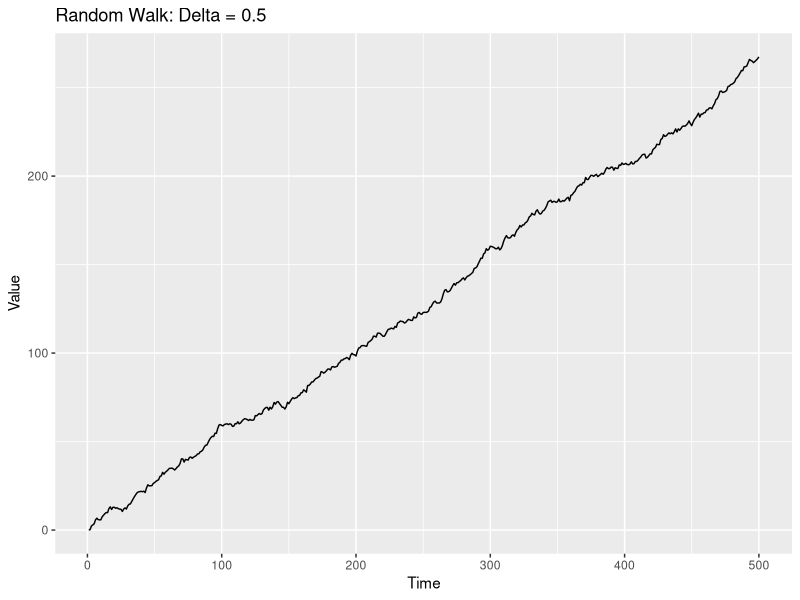
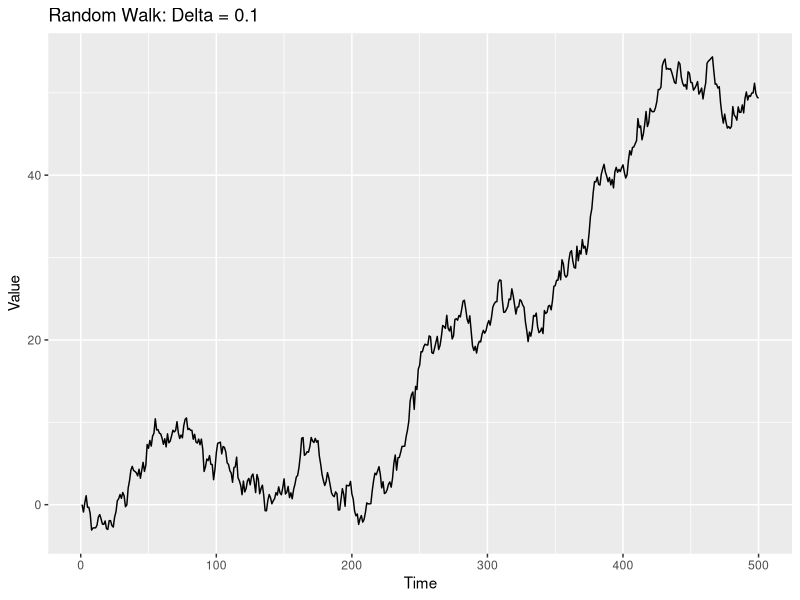
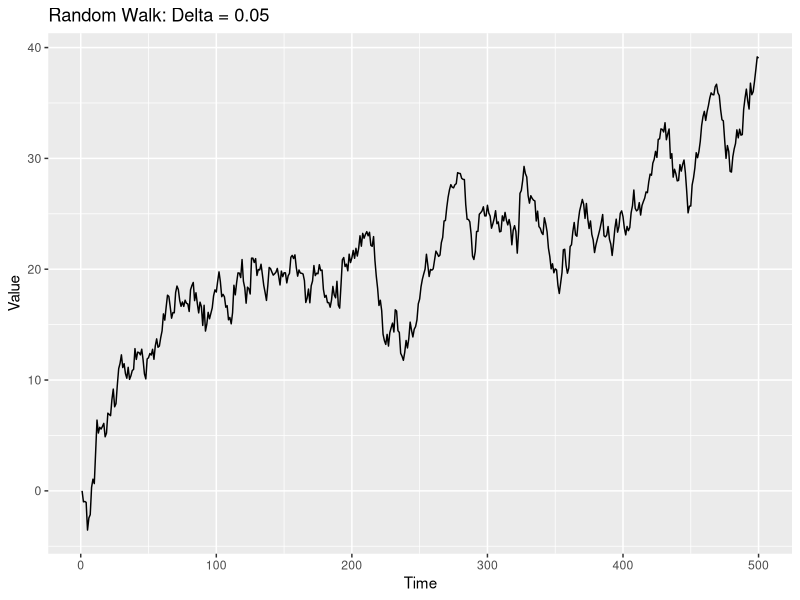

Write R code to recreate these figures, in order.
# Optional: set working directory to current script location (RStudio)
if (requireNamespace("rstudioapi", quietly = TRUE) && rstudioapi::isAvailable()) {
  setwd(dirname(rstudioapi::getActiveDocumentContext()$path))
}

# =====================================================
## 1. Load necessary packages
## =====================================================
library(ggplot2)
library(urca)

# =====================================================
## 2. Set seed for reproducibility
## =====================================================
set.seed(123)

# =====================================================
## 3. Define the function to simulate the random walk process with a drift (delta)
##    Y_t = Y_{t-1} + delta + epsilon_t
## =====================================================
simulate_rw <- function(delta, n) {
  epsilon <- rnorm(n)  # Generate white noise (epsilon)
  y <- numeric(n)      # Initialize vector to hold random walk values
  y[1] <- 0            # Set the starting value of the series
  for (t in 2:n) {
    y[t] <- y[t - 1] + delta + epsilon[t]  # Generate the random walk process
  }
  return(y)  # Return the simulated series
}

# =====================================================
## 4. Parameters for simulation
## =====================================================
n_samples <- 500  # Number of samples
delta_values <- c(0.5, 0.1, 0.05)  # Different delta values to simulate the process

# Create a list to store the plots
plot_list <- list()

# =====================================================
## 5. Simulate the data and perform ADF tests for different delta values
## =====================================================
for (i in 1:length(delta_values)) {
  delta <- delta_values[i]
  
  # Simulate the random walk with the given delta value
  y <- simulate_rw(delta, n_samples)
  
  # Perform Augmented Dickey-Fuller Test on the simulated data
  adf_test <- ur.df(y, type = "drift", lags = 1, selectlags = "AIC")
  
  # Create a plot for the time series
  p <- ggplot(data.frame(t = 1:n_samples, y = y), aes(x = t, y = y)) +
    geom_line() +
    ggtitle(paste("Random Walk: Delta =", delta)) +
    xlab("Time") +
    ylab("Value")
  
  # Add the plot to the list
  plot_list[[i]] <- p
  
  # Print the results for the ADF test
  cat("\nResults for delta =", delta, "\n")
  cat("Value of test-statistic (tau2):", adf_test@teststat[1], "\n")
  cat("Value of test-statistic (phi1):", adf_test@teststat[2], "\n")
  cat("Critical values for test statistics (tau2 and phi1):\n")
  print(adf_test@cval)
}

# =====================================================
## 6. Save the plots as individual PNG files
## =====================================================
ggsave("unit_root_delta05.png", plot_list[[1]], width = 6, height = 4, dpi = 300)
ggsave("unit_root_delta01.png", plot_list[[2]], width = 6, height = 4, dpi = 300)
ggsave("unit_root_delta005.png", plot_list[[3]], width = 6, height = 4, dpi = 300)
